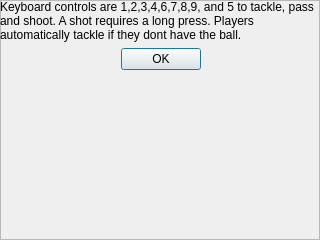
<?xml version="1.0" encoding="UTF-8"?>
<ui version="4.0">
 <class>inputSettingsFrame</class>
 <widget class="QFrame" name="inputSettingsFrame">
  <property name="geometry">
   <rect>
    <x>0</x>
    <y>0</y>
    <width>320</width>
    <height>240</height>
   </rect>
  </property>
  <property name="windowTitle">
   <string/>
  </property>
  <property name="frameShape">
   <enum>QFrame::StyledPanel</enum>
  </property>
  <property name="frameShadow">
   <enum>QFrame::Raised</enum>
  </property>
  <widget class="QWidget" name="verticalLayoutWidget">
   <property name="geometry">
    <rect>
     <x>0</x>
     <y>0</y>
     <width>321</width>
     <height>321</height>
    </rect>
   </property>
   <layout class="QVBoxLayout" name="verticalLayout">
    <item>
     <widget class="QLabel" name="label">
      <property name="autoFillBackground">
       <bool>false</bool>
      </property>
      <property name="styleSheet">
       <string notr="true"/>
      </property>
      <property name="text">
       <string>Keyboard controls are 1,2,3,4,6,7,8,9, and 5 to tackle, pass and shoot. A shot requires a long press. Players automatically tackle if they dont have the ball.</string>
      </property>
      <property name="scaledContents">
       <bool>false</bool>
      </property>
      <property name="wordWrap">
       <bool>true</bool>
      </property>
     </widget>
    </item>
    <item>
     <widget class="QDialogButtonBox" name="buttonBox">
      <property name="styleSheet">
       <string notr="true"/>
      </property>
      <property name="orientation">
       <enum>Qt::Horizontal</enum>
      </property>
      <property name="standardButtons">
       <set>QDialogButtonBox::Ok</set>
      </property>
      <property name="centerButtons">
       <bool>true</bool>
      </property>
     </widget>
    </item>
    <item>
     <spacer name="verticalSpacer">
      <property name="orientation">
       <enum>Qt::Vertical</enum>
      </property>
      <property name="sizeHint" stdset="0">
       <size>
        <width>20</width>
        <height>40</height>
       </size>
      </property>
     </spacer>
    </item>
   </layout>
  </widget>
 </widget>
 <resources/>
 <connections/>
</ui>
